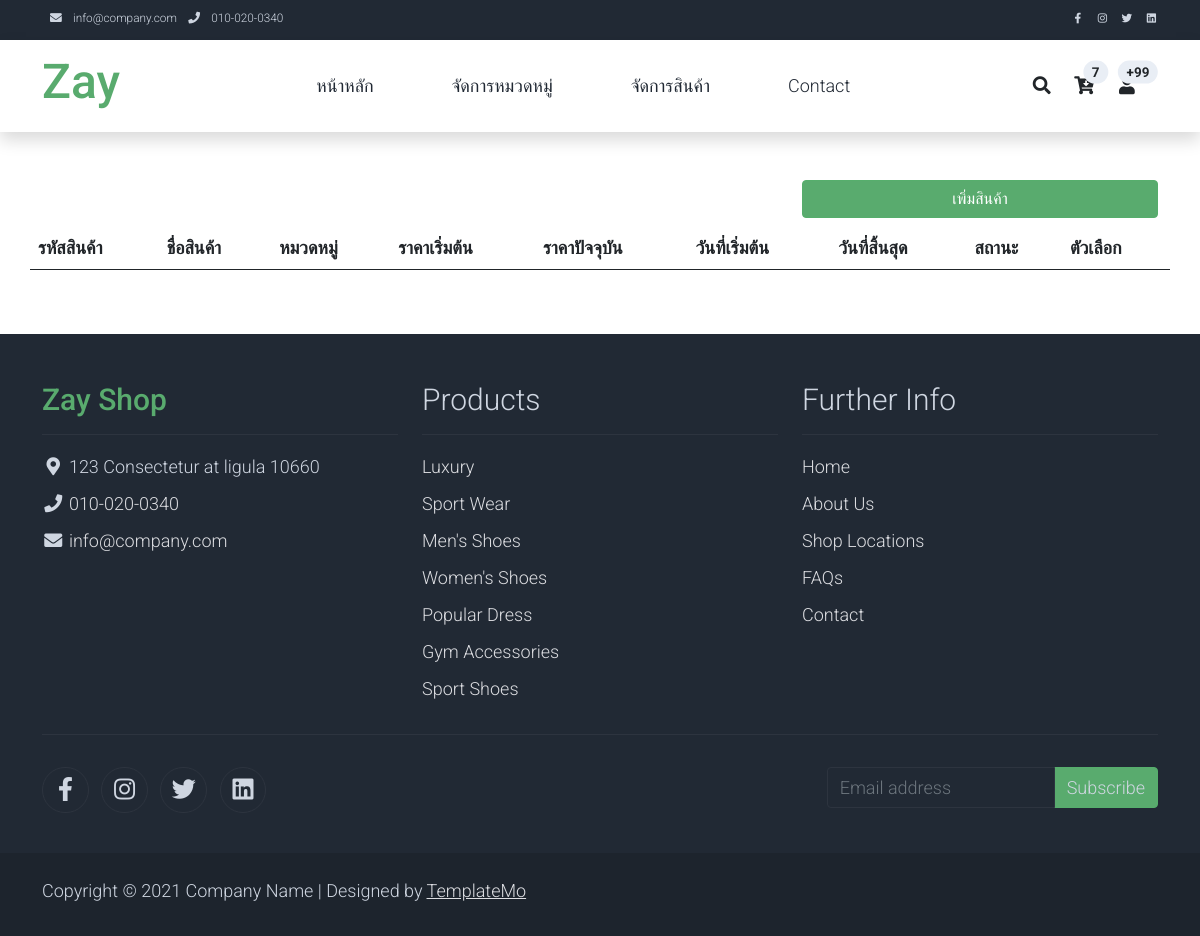
Before: /admin/product.php with the older database file.
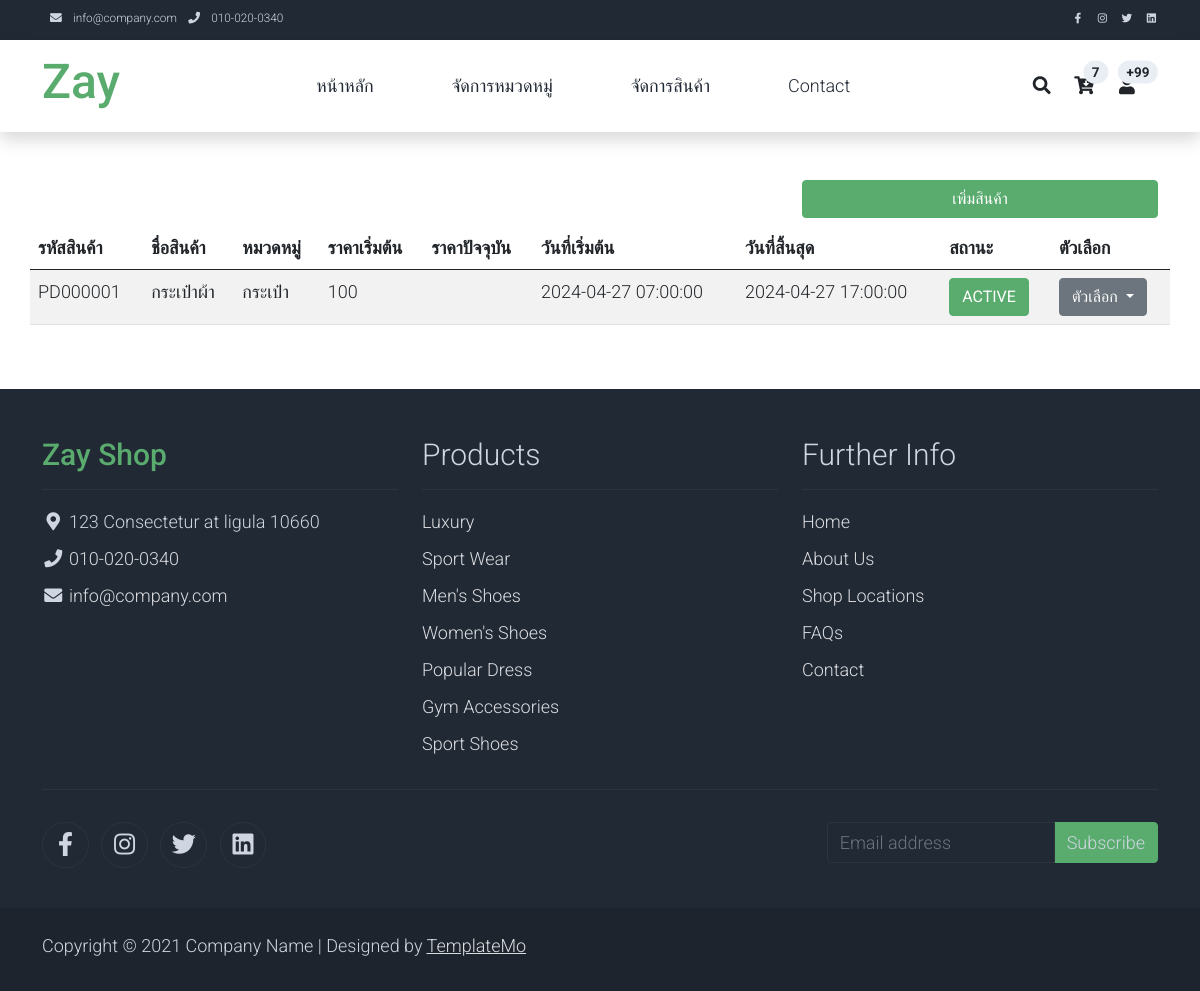
After: the same page with the newer database file.
### tables this page shows
CREATE TABLE `products` (
  `product_id` int(10) NOT NULL,
  `product_code` varchar(20) NOT NULL,
  `category_code` varchar(20) DEFAULT NULL,
  `product_name` varchar(255) DEFAULT NULL,
  `description` text DEFAULT NULL,
  `starting_price` varchar(100) DEFAULT NULL,
  `current_price` varchar(100) DEFAULT NULL,
  `start_datetime` datetime DEFAULT NULL,
  `end_datetime` datetime DEFAULT NULL,
  `bid_status` tinyint(1) DEFAULT 1 COMMENT '1=active, 2=closed, 3=sold, 4=expired',
  `is_deleted` tinyint(1) DEFAULT 0
);

CREATE TABLE `categories` (
  `category_id` int(10) NOT NULL,
  `category_code` varchar(20) NOT NULL,
  `category_name` varchar(255) DEFAULT NULL,
  `is_deleted` tinyint(1) NOT NULL DEFAULT 0
);

### admin/product.php (the view, shortened to what this page needs)
<!DOCTYPE html>
<html lang="en">
<head>
    <?php include_once 'layouts/head.php' ?>
</head>
<body>
    <?php include_once 'layouts/top_nav.php' ?>
    <?php include_once 'layouts/header.php' ?>
    <div class="container py-5">
        <div class="d-sm-flex justify-content-end mb-2 row">
            <div class="col-sm-12 col-md-4">
                <button type="button" class="btn btn-success w-100 btn-block" data-bs-toggle="modal" data-bs-target="#form_create_data">
                    เพิ่มสินค้า
                </button>
            </div>
        </div>
        <div class="row">
            <table id="datatables" class="table table-striped" style="width:100%">
                <thead>
                    <tr>
                        <th>รหัสสินค้า</th>
                        <th>ชื่อสินค้า</th>
                        <th>หมวดหมู่</th>
                        <th>ราคาเริ่มต้น</th>
                        <th>ราคาปัจจุบัน</th>
                        <th>วันที่เริ่มต้น</th>
                        <th>วันที่สิ้นสุด</th>
                        <th>สถานะ</th>
                        <th>ตัวเลือก</th>
                    </tr>
                </thead>
                <tbody>
                    <?php
                    include_once '../connect/connect.php';
                    $stmt = $conn->query("SELECT * FROM products INNER JOIN categories ON products.category_code = categories.category_code WHERE products.is_deleted = 0");
                    while ($row = $stmt->fetch(PDO::FETCH_ASSOC)) {
                    ?>
                        <tr>
                            <td><?= $row['product_code'] ?></td>
                            <td><?= $row['product_name'] ?></td>
                            <td><?= $row['category_name'] ?></td>
                            <td><?= $row['starting_price'] ?></td>
                            <td><?= $row['current_price'] ?></td>
                            <td><?= $row['start_datetime'] ?></td>
                            <td><?= $row['end_datetime'] ?></td>
                            <?php
                            $status = $row['bid_status'];
                            $status_text = '';
                            $status_color = '';
                            switch ($status) {
                                case 1:
                                    $status_text = 'ACTIVE';
                                    $status_color = 'success';
                                    break;
                            }
                            ?>
                            <td><button type="button" class="btn btn-<?php echo $status_color; ?>"><?php echo $status_text; ?></button></td>
                            <td>
                                <div class="btn-group">
                                    <button type="button" class="btn btn-secondary dropdown-toggle" data-bs-toggle="dropdown" aria-expanded="false">
                                        ตัวเลือก
                                    </button>
                                </div>
                            </td>
                        </tr>
                    <?php
                    }
                    ?>
                </tbody>
            </table>
        </div>
    </div>
    <?php include_once 'layouts/footer.php' ?>
</body>
</html>

### admin/layouts/head.php (shortened to what this page needs)
<link rel="stylesheet" href="../assets/css/bootstrap.min.css">
<link rel="stylesheet" href="../assets/css/templatemo.css">
<link rel="stylesheet" href="../assets/css/custom.css">
<link rel="stylesheet" href="../assets/css/fontawesome.min.css">
<link rel="stylesheet" href="https://unpkg.com/leaflet@1.7.1/dist/leaflet.css" />
<link rel="stylesheet" type="text/css" href="../assets/css/slick.min.css">
<link rel="stylesheet" type="text/css" href="../assets/css/slick-theme.css">
<link rel="stylesheet" href="https://cdn.datatables.net/2.0.5/css/dataTables.dataTables.css" />
<link rel="stylesheet" href="https://cdn.jsdelivr.net/npm/sweetalert2@11/dist/sweetalert2.min.css">

### admin/layouts/top_nav.php
<nav class="navbar navbar-expand-lg bg-dark navbar-light d-none d-lg-block" id="templatemo_nav_top">
    <div class="container text-light">
        <div class="w-100 d-flex justify-content-between">
            <div>
                <i class="fa fa-envelope mx-2"></i>
                <a class="navbar-sm-brand text-light text-decoration-none" href="mailto:info@company.com">info@company.com</a>
                <i class="fa fa-phone mx-2"></i>
                <a class="navbar-sm-brand text-light text-decoration-none" href="tel:010-020-0340">010-020-0340</a>
            </div>
            <div>
                <a class="text-light" href="https://fb.com/templatemo" target="_blank" rel="sponsored"><i class="fab fa-facebook-f fa-sm fa-fw me-2"></i></a>
                <a class="text-light" href="https://www.instagram.com/" target="_blank"><i class="fab fa-instagram fa-sm fa-fw me-2"></i></a>
                <a class="text-light" href="https://twitter.com/" target="_blank"><i class="fab fa-twitter fa-sm fa-fw me-2"></i></a>
                <a class="text-light" href="https://www.linkedin.com/" target="_blank"><i class="fab fa-linkedin fa-sm fa-fw"></i></a>
            </div>
        </div>
    </div>
</nav>

### admin/layouts/header.php (shortened to what this page needs)
<nav class="navbar navbar-expand-lg navbar-light shadow">
    <div class="container d-flex justify-content-between align-items-center">
        <a class="navbar-brand text-success logo h1 align-self-center" href="index.html">
            Zay
        </a>
        <div class="align-self-center collapse navbar-collapse flex-fill  d-lg-flex justify-content-lg-between" id="templatemo_main_nav">
            <div class="flex-fill">
                <ul class="nav navbar-nav d-flex justify-content-between mx-lg-auto">
                    <li class="nav-item">
                        <a class="nav-link" href="index.php">หน้าหลัก</a>
                    </li>
                    <li class="nav-item">
                        <a class="nav-link" href="category.php">จัดการหมวดหมู่</a>
                    </li>
                    <li class="nav-item">
                        <a class="nav-link" href="product.php">จัดการสินค้า</a>
                    </li>
                    <li class="nav-item">
                        <a class="nav-link" href="contact.html">Contact</a>
                    </li>
                </ul>
            </div>
            <div class="navbar align-self-center d-flex">
                <a class="nav-icon d-none d-lg-inline" href="#" data-bs-toggle="modal" data-bs-target="#templatemo_search">
                    <i class="fa fa-fw fa-search text-dark mr-2"></i>
                </a>
                <a class="nav-icon position-relative text-decoration-none" href="#">
                    <i class="fa fa-fw fa-cart-arrow-down text-dark mr-1"></i>
                    <span class="position-absolute top-0 left-100 translate-middle badge rounded-pill bg-light text-dark">7</span>
                </a>
                <a class="nav-icon position-relative text-decoration-none" href="#">
                    <i class="fa fa-fw fa-user text-dark mr-3"></i>
                    <span class="position-absolute top-0 left-100 translate-middle badge rounded-pill bg-light text-dark">+99</span>
                </a>
            </div>
        </div>
    </div>
</nav>

### admin/layouts/footer.php (shortened to what this page needs)
<footer class="bg-dark" id="tempaltemo_footer">
    <div class="container">
        <div class="row">
            <div class="col-md-4 pt-5">
                <h2 class="h2 text-success border-bottom pb-3 border-light logo">Zay Shop</h2>
                <ul class="list-unstyled text-light footer-link-list">
                    <li>
                        <i class="fas fa-map-marker-alt fa-fw"></i>
                        123 Consectetur at ligula 10660
                    </li>
                    <li>
                        <i class="fa fa-phone fa-fw"></i>
                        <a class="text-decoration-none" href="tel:010-020-0340">010-020-0340</a>
                    </li>
                    <li>
                        <i class="fa fa-envelope fa-fw"></i>
                        <a class="text-decoration-none" href="mailto:info@company.com">info@company.com</a>
                    </li>
                </ul>
            </div>
            <div class="col-md-4 pt-5">
                <h2 class="h2 text-light border-bottom pb-3 border-light">Products</h2>
                <ul class="list-unstyled text-light footer-link-list">
                    <li><a class="text-decoration-none" href="#">Luxury</a></li>
                    <li><a class="text-decoration-none" href="#">Sport Wear</a></li>
                    <li><a class="text-decoration-none" href="#">Men's Shoes</a></li>
                    <li><a class="text-decoration-none" href="#">Women's Shoes</a></li>
                    <li><a class="text-decoration-none" href="#">Popular Dress</a></li>
                    <li><a class="text-decoration-none" href="#">Gym Accessories</a></li>
                    <li><a class="text-decoration-none" href="#">Sport Shoes</a></li>
                </ul>
            </div>
            <div class="col-md-4 pt-5">
                <h2 class="h2 text-light border-bottom pb-3 border-light">Further Info</h2>
                <ul class="list-unstyled text-light footer-link-list">
                    <li><a class="text-decoration-none" href="#">Home</a></li>
                    <li><a class="text-decoration-none" href="#">About Us</a></li>
                    <li><a class="text-decoration-none" href="#">Shop Locations</a></li>
                    <li><a class="text-decoration-none" href="#">FAQs</a></li>
                    <li><a class="text-decoration-none" href="#">Contact</a></li>
                </ul>
            </div>
        </div>
        <div class="row text-light mb-4">
            <div class="col-12 mb-3">
                <div class="w-100 my-3 border-top border-light"></div>
            </div>
            <div class="col-auto me-auto">
                <ul class="list-inline text-left footer-icons">
                    <li class="list-inline-item border border-light rounded-circle text-center">
                        <a class="text-light text-decoration-none" target="_blank" href="http://facebook.com/"><i class="fab fa-facebook-f fa-lg fa-fw"></i></a>
                    </li>
                    <li class="list-inline-item border border-light rounded-circle text-center">
                        <a class="text-light text-decoration-none" target="_blank" href="https://www.instagram.com/"><i class="fab fa-instagram fa-lg fa-fw"></i></a>
                    </li>
                    <li class="list-inline-item border border-light rounded-circle text-center">
                        <a class="text-light text-decoration-none" target="_blank" href="https://twitter.com/"><i class="fab fa-twitter fa-lg fa-fw"></i></a>
                    </li>
                    <li class="list-inline-item border border-light rounded-circle text-center">
                        <a class="text-light text-decoration-none" target="_blank" href="https://www.linkedin.com/"><i class="fab fa-linkedin fa-lg fa-fw"></i></a>
                    </li>
                </ul>
            </div>
            <div class="col-auto">
                <div class="input-group mb-2">
                    <input type="text" class="form-control bg-dark border-light" id="subscribeEmail" placeholder="Email address">
                    <div class="input-group-text btn-success text-light">Subscribe</div>
                </div>
            </div>
        </div>
    </div>
    <div class="w-100 bg-black py-3">
        <div class="container">
            <div class="row pt-2">
                <div class="col-12">
                    <p class="text-left text-light">
                        Copyright &copy; 2021 Company Name
                        | Designed by <a rel="sponsored" href="https://templatemo.com" target="_blank">TemplateMo</a>
                    </p>
                </div>
            </div>
        </div>
    </div>
</footer>

### assets/css/templatemo.css (style rules this page uses)
body, ul, li, p, a, label, input, div { font-family: 'Roboto', sans-serif; font-size: 18px !important; font-weight: 300 !important; }
.h1 { font-family: 'Roboto', sans-serif; font-size: 48px !important; font-weight: 200 !important; }
.h2 { font-family: 'Roboto', sans-serif; font-size: 30px !important; font-weight: 300; }
.logo { font-weight: 500 !important; }
.text-success { color: #59ab6e !important; }
.text-light { color: #cfd6e1 !important; }
.bg-dark { background-color: #212934 !important; }
.bg-light { background-color: #e9eef5 !important; }
.bg-black { background-color: #1d242d !important; }
.btn-success { background-color: #59ab6e !important; border-color: #56ae6c !important; }
#templatemo_nav_top { min-height: 40px; }
#templatemo_nav_top * { font-size: .9em !important; }
#templatemo_main_nav a { color: #212934; }
#templatemo_main_nav .navbar .nav-icon { margin-right: 20px; }
.form-control { border: 1px solid #e8e8e8; }
#tempaltemo_footer a { color: #dcdde1; }
#tempaltemo_footer ul.footer-link-list li { padding-top: 10px; }
#tempaltemo_footer ul.footer-icons li { width: 2.6em; height: 2.6em; line-height: 2.6em; }
#tempaltemo_footer .border-light { border-color: #2d343f !important; }
@media (min-width: 768px) { #templatemo_main_nav .navbar-nav { max-width: 450px; } }
@media (min-width: 992px) { #templatemo_main_nav .navbar-nav { max-width: 550px; } }

Changed rows visible on the page:
added products: product_code "PD000001", product_name "กระเป๋าผ้า", categories.category_name "กระเป๋า", starting_price "100", start_datetime "2024-04-27 07:00:00", end_datetime "2024-04-27 17:00:00", bid_status "ACTIVE"
